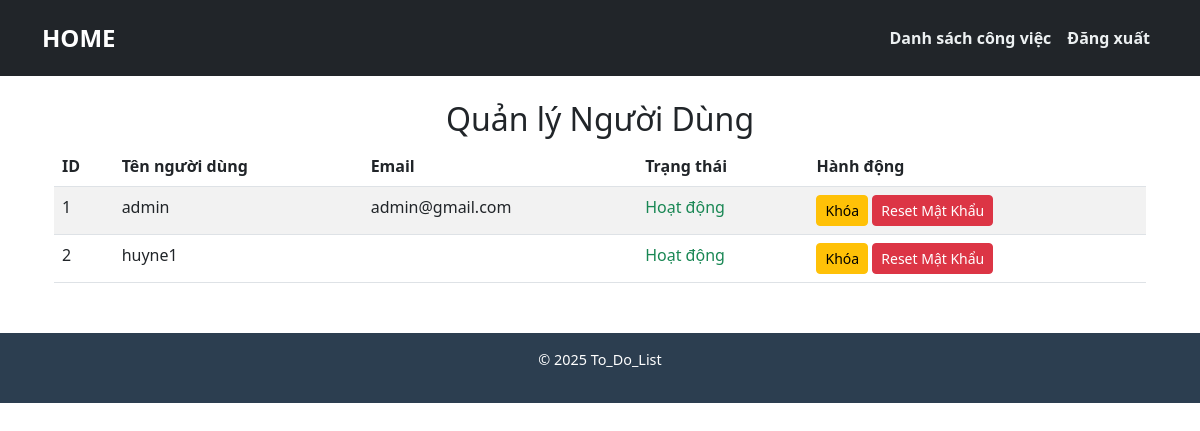
The app's page /admin-dashboard/ (signed in), older data.
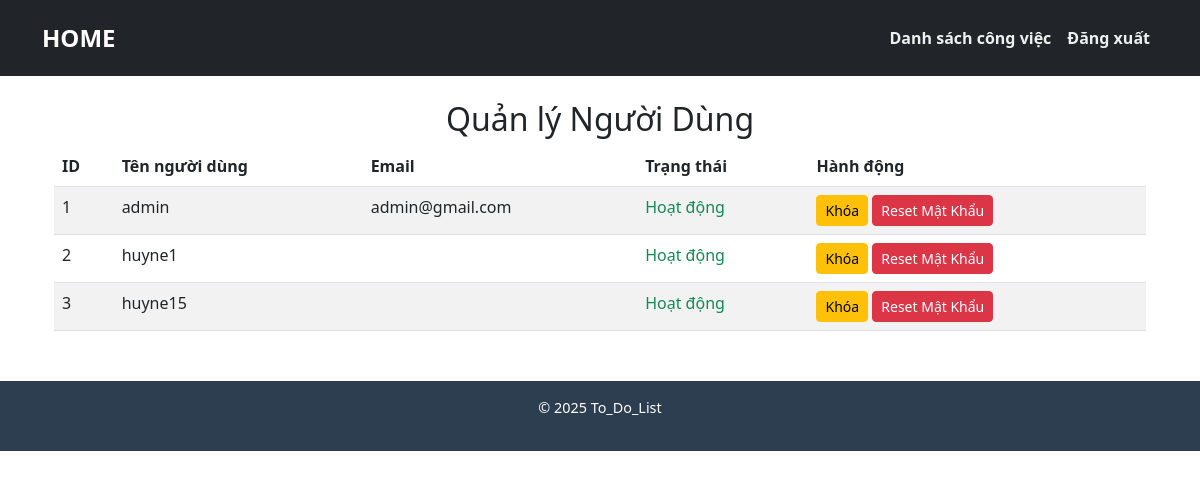
The same page, newer data.
### to_do_list/models.py (models this page shows, shortened)
class CustomUser(AbstractUser):
    groups = models.ManyToManyField(
        "auth.Group",
        related_name="customuser_groups",
        blank=True,
        help_text="The groups this user belongs to. A user will get all permissions granted to each of their groups.",
        verbose_name="groups",
    )
    user_permissions = models.ManyToManyField(
        "auth.Permission",
        related_name="customuser_permissions",
        blank=True,
        help_text="Specific permissions for this user.",
        verbose_name="user permissions",
    )
    failed_login_attempts = models.IntegerField(default=0)

### to_do_list/views.py (the view)
# urls.py: path('admin-dashboard/', views.admin_dashboard, name='admin_dashboard'),
@login_required
@user_passes_test(is_admin)
def admin_dashboard(request):
    users = CustomUser.objects.all()
    return render(request, 'admin_dashboard.html', {'users': users})

### to_do_list/views.py (called while the page is built)
def is_admin(user):
    return user.is_superuser

### to_do_list/templates/admin_dashboard.html (shortened to what this page needs)
{% extends "base.html" %}
{% block content %}
<div class="container mt-4">
    <h2 class="text-center">Quản lý Người Dùng</h2>
    <table class="table table-striped">
        <thead>
            <tr>
                <th>ID</th>
                <th>Tên người dùng</th>
                <th>Email</th>
                <th>Trạng thái</th>
                <th>Hành động</th>
            </tr>
        </thead>
        <tbody>
            {% for user in users %}
            <tr>
                <td>{{ user.id }}</td>
                <td>{{ user.username }}</td>
                <td>{{ user.email }}</td>
                <td>
                    {% if user.is_active %}
                        <span class="text-success">Hoạt động</span>
                    {% else %}
                        <span class="text-danger">Bị khóa</span>
                    {% endif %}
                </td>
                <td>
                    <a href="{% url 'toggle_user_status' user.id %}" class="btn btn-warning btn-sm">
                        {% if user.is_active %}Khóa{% else %}Mở khóa{% endif %}
                    </a>
                    <a href="{% url 'reset_user_password' user.id %}" class="btn btn-danger btn-sm">
                        Reset Mật Khẩu
                    </a>
                </td>
            </tr>
            {% endfor %}
        </tbody>
    </table>
</div>
{% endblock %}

Row changes from the older to the newer data that the page shows:
added CustomUser: id "3", username "huyne15", is_active "Hoạt động"
